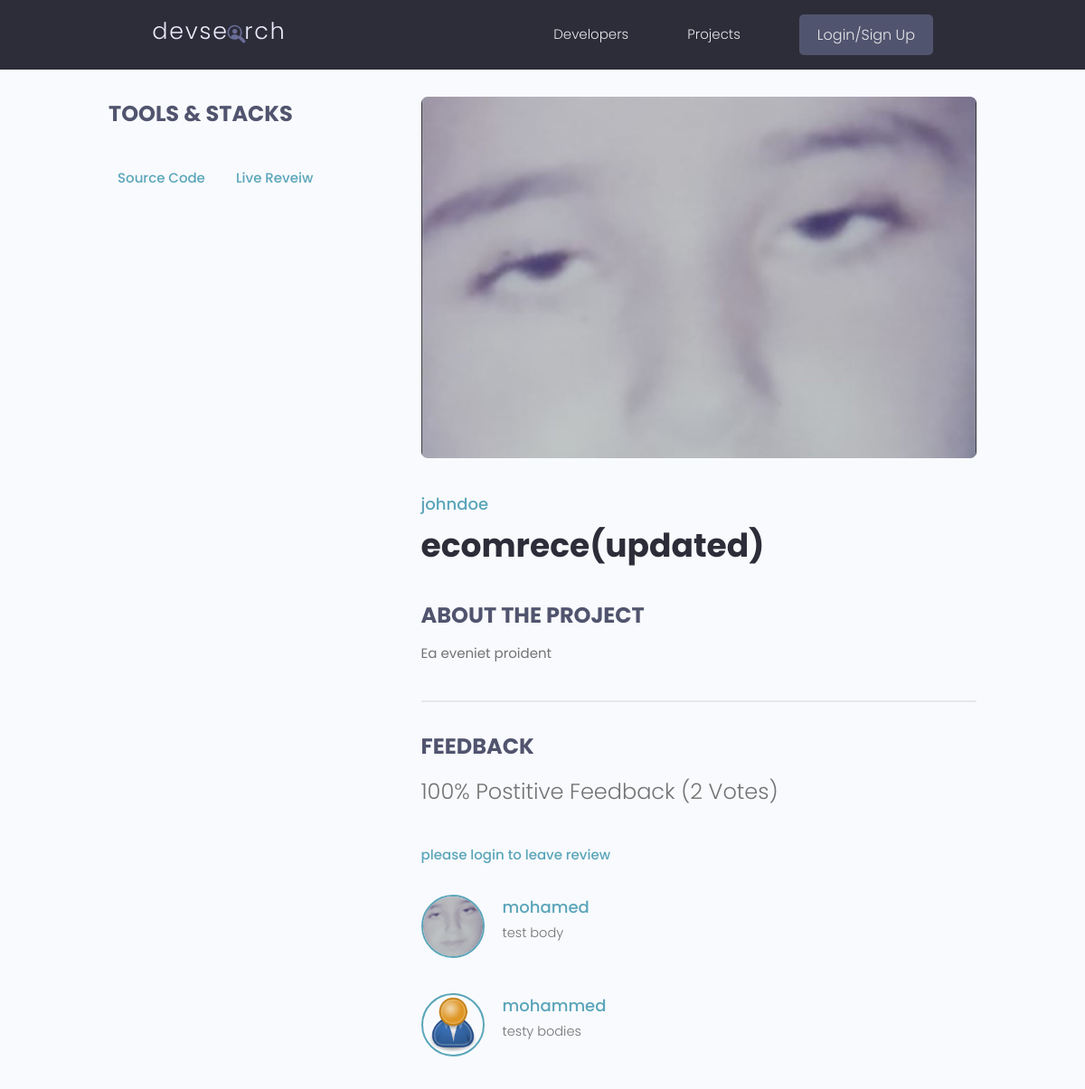
The page /projects/project/5f30a780-be48-4abf-b791-88ed18955b00 on the database as committed earlier.
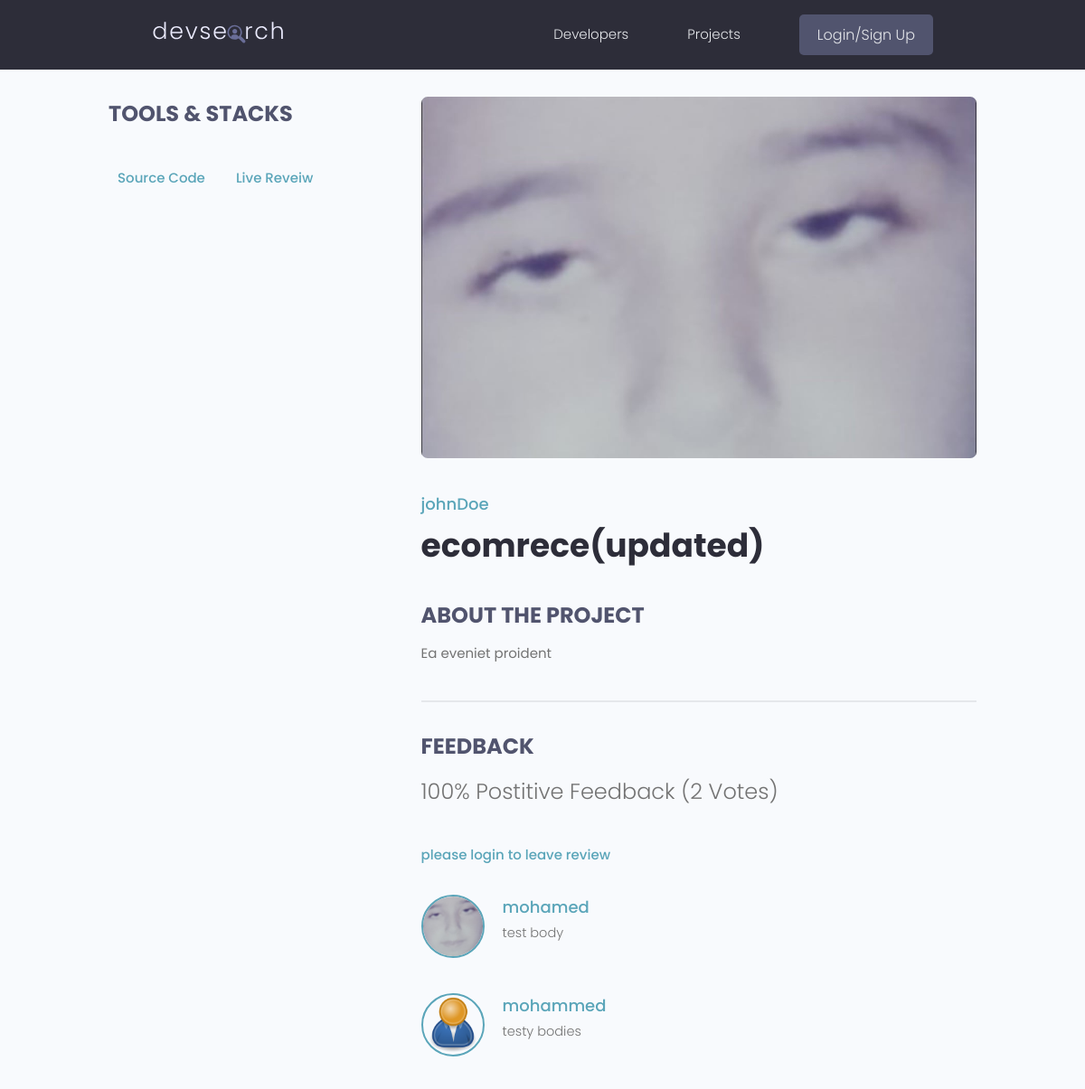
The same page on the database as committed later.
### projects/models.py (models this page shows, shortened)
class Project(models.Model):
    id = models.UUIDField(default=uuid.uuid4, unique=True, primary_key=True, editable=False)
    owner = models.ForeignKey(Profile, null=True, blank=True, on_delete=models.SET_NULL)
    title = models.CharField(max_length=2000)
    description = models.TextField(null=True, blank=True)
    image = models.ImageField(null=True, blank=True, default="default.jpg")
    tags = models.ManyToManyField('Tag', blank=True)
    demo_link = models.URLField(max_length=2000, null=True, blank=True)
    source_link = models.URLField(max_length=2000, null=True, blank=True)
    vote_total = models.IntegerField(default=0, null=True, blank=True)
    vote_ratio = models.IntegerField(default=0, null=True, blank=True)
    created = models.DateTimeField(auto_now_add=True)
    def __init__(self, *args, **kwargs):
        super().__init__(*args, **kwargs)
        fixImage(Project, self, 'image', 'default.jpg')
    @property
    def reviewers(self):
        return self.review_set.all().values_list('owner', flat=True)
    class Meta:
        ordering = ["-vote_ratio", "-vote_total", "title"]

### users/models.py (models this page shows, shortened)
class Profile(models.Model):
    id = models.UUIDField(default=uuid.uuid4, unique=True,
                            primary_key=True, editable=False)
    user = models.OneToOneField(
        User, null=True, blank=True, on_delete=models.CASCADE, related_name='user')
    name = models.CharField(max_length=200, null=True, blank=True)
    user_name = models.CharField(max_length=200, null=True, blank=True)
    email = models.EmailField(null=True, blank=True)
    headline = models.CharField(max_length=800, null=True, blank=True)
    bio = models.TextField(null=True, blank=True)
    location = models.CharField(max_length=200, null=True, blank=True)
    profile_image = models.ImageField(
        null=True, blank=True, upload_to="profiles/", default="profiles/user-default.png")
    social_github = models.URLField(max_length=200, null=True, blank=True)
    social_twitter = models.URLField(max_length=200, null=True, blank=True)
    social_linkedin = models.URLField(max_length=200, null=True, blank=True)
    social_youtube = models.URLField(max_length=200, null=True, blank=True)
    social_website = models.URLField(max_length=200, null=True, blank=True)
    reviews = models.ManyToManyField(User, blank=True, related_name='reviews')
    reviews_counter = models.IntegerField(default=0, null=True, blank=True)
    created = models.DateTimeField(auto_now_add=True)
    is_saved = True
    def __init__(self, *args, **kwargs):
        super().__init__(*args, **kwargs)
        fixImage(Profile, self, 'profile_image', 'profiles/user-default.png')
    def __str__(self):
        return str(self.user.username)
    class Meta:
        ordering = ["-reviews_counter"]

### projects/views.py (the view, shortened to what this page needs)
# urls.py: path('project/<str:pk>', views.project, name="project"),
def project(request, pk):
    project = Project.objects.get(id=pk)
    form = ReviewForm()
    context = {
        "project": project,
        "form": form
    }
    try:
        return render(request, 'projects/single-project.html', context)
    except:
        return redirect('projects')

### utils/fixImage.py (called while the page is built)
def fixImage(parent, self, name, path):
    if not getattr(self, name):
        image = {
            name: path
        }
        parent.objects.filter(id=self.id).update(**image)
        setattr(self, name, {
            'url': f'/media/{path}'
        })

### projects/templates/projects/single-project.html (shortened to what this page needs)
{% extends 'main.html' %}
{% block content %}
<main class="singleProject my-md">
    <div class="container">
        <div class="layout">
            <div class="column column--1of3">
                <h3 class="singleProject__subtitle">Tools & Stacks</h3>
                {% if project.source_link %}
                <a class="singleProject__liveLink" href="{{project.source_link}}" target="_blank">Source
                    Code
                </a>
                {% endif %}
                {% if project.demo_link %}
                <a class="singleProject__liveLink" href="{{project.demo_link}}" target="_blank">Live
                    Reveiw
                </a>
                {% endif %}
            </div>
            <div class="column column--2of3">
                <img class="singleProject__preview" src="{{project.image.url}}" alt="portfolio thumbnail" />
                <a href="{% url 'user-profile' project.owner.id%}" class="singleProject__developer">{{project.owner}}</a>
                <h2 class="singleProject__title">{{project.title}}</h2>
                <h3 class="singleProject__subtitle">About the Project</h3>
                <div class="singleProject__info">
                    {{project.description}}
                </div>
                <div class="comments">
                    <h3 class="singleProject__subtitle">Feedback</h3>
                    <h5 class="project--rating">
                        {{project.vote_ratio}}% Postitive Feedback ({{project.vote_total}} Vote{{project.vote_total|pluralize}})
                    </h5>
                    {% if project.owner == request.user.profile %}
                        <h3>You cant review in your project</h3>
                        {% elif request.user.profile.id in project.reviewers %}
                        <h3>You review before</h3>
                        {% elif not request.user.is_authenticated %}
                        <a href="{% url 'login' %}?next={{request.path}}">please login to leave review</a>
                    {% endif %}
                    <div class="commentList">
                        {% for review in project.review_set.all %}
                            {% if review.body %}
                                <div class="comment">
                                    <a href="{% url 'user-profile' review.owner.id %}">
                                        <img class="avatar avatar--md"
                                            src="{{review.owner.profile_image.url}}"
                                            alt="user" />
                                    </a>
                                    <div class="comment__details">
                                        <a href="{% url 'user-profile' review.owner.id %}" class="comment__author">{{review.owner.name}}</a>
                                        <p class="comment__info">
                                            {{review.body|linebreaksbr}}
                                        </p>
                                    </div>
                                </div>
                            {% endif %}
                        {% endfor %}
                    </div>
                </div>
            </div>
        </div>
    </div>
</main>
{% endblock content %}

Rows that differ between the two databases and show on the page:
changed through a linked row, Project "ecomrece(updated)": owner "johndoe" → "johnDoe"
